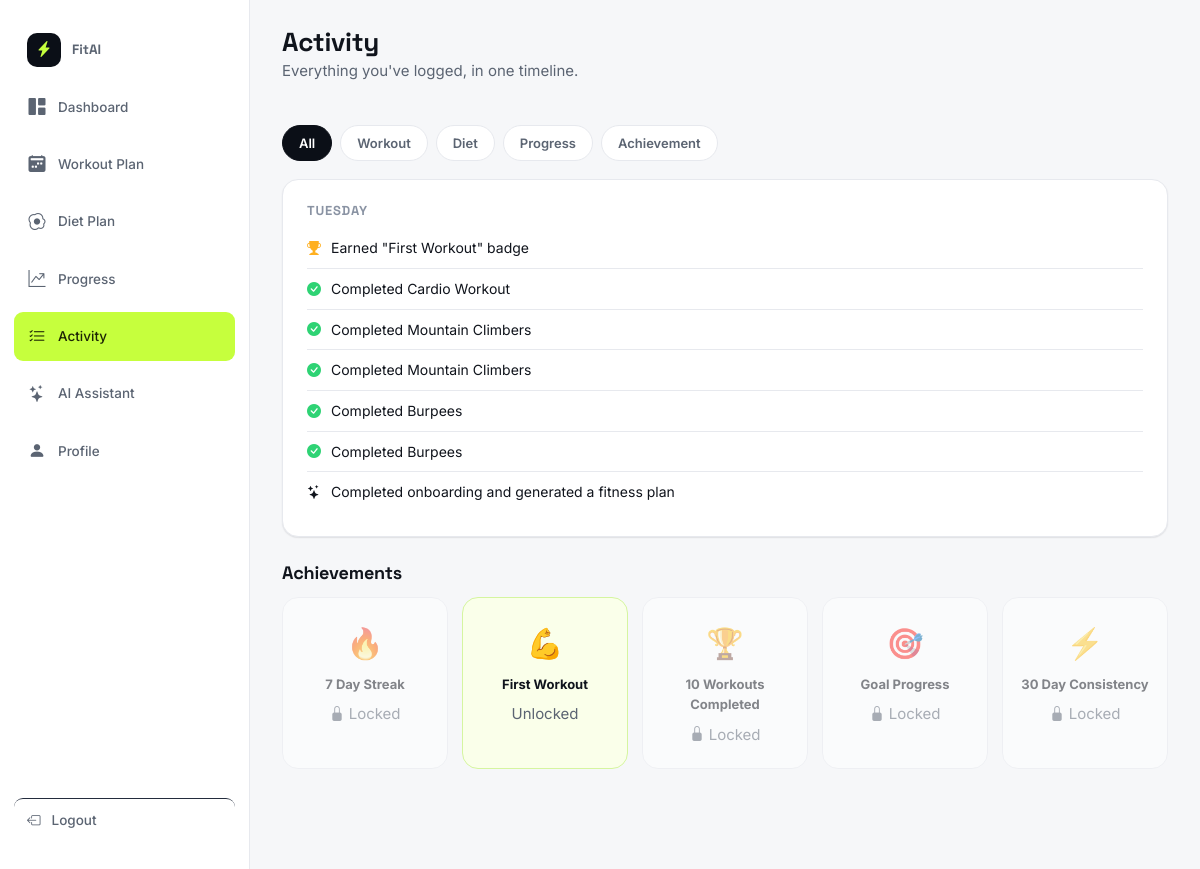
/dashboard/activity/ (signed in), run on the app's committed database.
### core/models.py (models this page shows)
class ActivityLog(models.Model):
    TYPE_CHOICES = [("workout", "Workout"), ("diet", "Diet"), ("progress", "Progress"), ("achievement", "Achievement")]
    user = models.ForeignKey(User, on_delete=models.CASCADE, related_name="activity_logs")
    type = models.CharField(max_length=20, choices=TYPE_CHOICES)
    text = models.CharField(max_length=255)
    icon = models.CharField(max_length=60, default="bi-check-circle-fill")
    icon_tone = models.CharField(max_length=20, default="lime")
    created_at = models.DateTimeField(auto_now_add=True)
    class Meta:
        ordering = ["-created_at"]

### core/views.py (the view)
# urls.py: path("dashboard/activity/", views.activity_view, name="activity"),
@login_required
def activity_view(request):
    profile, _ = m.UserProfile.objects.get_or_create(user=request.user)
    logs = m.ActivityLog.objects.filter(user=request.user)[:60]
    grouped = {}
    today = timezone.now().date()
    for log in logs:
        d = log.created_at.date()
        if d == today:
            label = "Today"
        elif d == today - timezone.timedelta(days=1):
            label = "Yesterday"
        else:
            label = d.strftime("%A")
        grouped.setdefault(label, []).append(log)
    achievements = m.Achievement.objects.filter(user=request.user)
    achievement_map = {a.key: a for a in achievements}
    all_defs = m.Achievement.KEY_CHOICES
    achievement_cards = []
    for key, display in all_defs:
        a = achievement_map.get(key)
        achievement_cards.append({
            "icon": m.Achievement.ICONS.get(key, "⭐"), "title": display,
            "unlocked": bool(a and a.unlocked),
        })
    return render(request, "dashboard/activity.html", {
        "profile": profile, "grouped_activity": grouped, "achievement_cards": achievement_cards,
    })

### core/context_processors.py (called while the page is built)
def ensure_csrf_cookie(request):
    get_token(request)
    return {}

def app_context(request):
    ctx = {}
    if request.user.is_authenticated:
        profile, _ = UserProfile.objects.get_or_create(user=request.user)
        ctx["current_profile"] = profile
        ctx["unread_notifications_count"] = Notification.objects.filter(user=request.user, is_read=False).count()
        ctx["recent_notifications"] = Notification.objects.filter(user=request.user)[:6]
    return ctx

### templates/dashboard/activity.html (shortened to what this page needs)
{% extends "base.html" %}
{% load static %}
{% block extra_css %}<link rel="stylesheet" href="{% static 'css/dashboard.css' %}">{% endblock %}
{% block content %}
<div class="app-shell">
  {% include "components/sidebar.html" with active="activity" %}
  <main class="main-content" id="main-content">
    <div class="topbar">
      <div class="topbar__greeting"><h1>Activity</h1><p class="muted">Everything you've logged, in one timeline.</p></div>
    </div>
    <div class="filter-row" role="tablist" aria-label="Activity filters">
      <button class="filter-chip is-active" data-filter="all">All</button>
      <button class="filter-chip" data-filter="workout">Workout</button>
      <button class="filter-chip" data-filter="diet">Diet</button>
      <button class="filter-chip" data-filter="progress">Progress</button>
      <button class="filter-chip" data-filter="achievement">Achievement</button>
    </div>
    <section class="card card-pad">
      <div class="timeline" id="activityTimeline">
        {% for label, items in grouped_activity.items %}
        <div class="timeline-group">
          <h3>{{ label }}</h3>
          {% for log in items %}
          <div class="timeline-item" data-type="{{ log.type }}"><i class="bi {{ log.icon }} {{ log.icon_tone }}"></i> {{ log.text }}</div>
          {% endfor %}
        </div>
        {% empty %}
        <p class="muted">Nothing logged yet — complete a workout or update your progress to see it here.</p>
        {% endfor %}
      </div>
    </section>
    <section class="section-head" style="margin:26px 0 14px;"><h2>Achievements</h2></section>
    <div class="achievement-grid">
      {% for a in achievement_cards %}
      <div class="achievement-card {% if a.unlocked %}is-unlocked{% else %}is-locked{% endif %}">
        <span class="achievement-card__icon">{{ a.icon }}</span><strong>{{ a.title }}</strong>
        <span class="muted">{% if a.unlocked %}Unlocked{% else %}<i class="bi bi-lock-fill"></i> Locked{% endif %}</span>
      </div>
      {% endfor %}
    </div>
  </main>
</div>
{% endblock %}

### static/css/style.css (style rules this page uses)
:root { --navy-950:#0B0F17; --navy-900:#10151F; --navy-800:#171E2B; --navy-700:#232C3D; --line:#2A3346; --line-soft:#E7E9EE; --paper:#F6F7F9; --surface:#FFFFFF; --ink:#10141C; --ink-soft:#5B6472; --ink-faint:#8A93A3; --lime:#C6FF3D; --lime-ink:#1C2405; --violet:#6C63FF; --violet-soft:#EFEEFF; --red:#FF5C5C; --amber:#FFB020; --green:#2ED374; --r-sm:10px; --r-md:16px; --r-lg:24px; --r-pill:999px; --shadow-sm:0 1px 2px rgba(16,20,28,.06), 0 1px 1px rgba(16,20,28,.04); --shadow-md:0 8px 24px -8px rgba(16,20,28,.16); --shadow-lg:0 20px 48px -16px rgba(16,20,28,.28); --font-display:'Space Grotesk', 'Arial Narrow', sans-serif; --font-body:'Inter', -apple-system, BlinkMacSystemFont, sans-serif; --font-mono:'IBM Plex Mono', ui-monospace, monospace; --container:1240px; }
*,*::before,*::after { box-sizing:border-box; }
html { scroll-behavior:smooth; }
body { margin:0; font-family:var(--font-body); background:var(--paper); color:var(--ink); font-size:15px; line-height:1.55; -webkit-font-smoothing:antialiased; }
h1,h2,h3,h4,h5 { font-family:var(--font-display); color:var(--ink); margin:0 0 .5em; line-height:1.1; letter-spacing:-0.01em; }
p { margin:0 0 1em; }
button { font-family:inherit; }
.card { background:var(--surface); border:1px solid var(--line-soft); border-radius:var(--r-md); box-shadow:var(--shadow-sm); }
.card-pad { padding:24px; }
.muted { color:var(--ink-soft); }
.app-shell { display:flex;height:100vh;overflow:hidden;background:var(--paper); }
.main-content { flex:1;min-width:0;height:100vh;overflow-y:auto;padding:28px 32px 100px; }
.topbar { display:flex;align-items:center;justify-content:space-between;gap:16px;margin-bottom:28px;flex-wrap:wrap; }
.topbar__greeting h1 { font-size:26px;margin-bottom:2px; }

### static/css/responsive.css (style rules this page uses)
html, body { width: 100%; max-width: 100%; overflow-x: hidden; }
body { min-width: 320px; }
* { box-sizing: border-box; }
input, select, textarea, button { max-width: 100%; }

### static/css/dashboard.css (style rules this page uses)
.section-head { display:flex;justify-content:space-between;align-items:center;margin-bottom:18px;gap:12px;flex-wrap:wrap; }
.section-head h2 { font-size:18px;margin:0; }
.filter-row { display:flex;gap:8px;margin-bottom:18px;flex-wrap:wrap; }
.filter-chip { padding:9px 16px;border-radius:var(--r-pill);border:1.5px solid var(--line-soft);background:var(--surface);font-size:13px;font-weight:600;color:var(--ink-soft);cursor:pointer; }
.filter-chip.is-active { background:var(--navy-950);color:#fff;border-color:var(--navy-950); }
.timeline-group h3 { font-size:13px;color:var(--ink-faint);text-transform:uppercase;letter-spacing:.06em;margin:18px 0 10px; }
.timeline-group:first-child h3 { margin-top:0; }
.timeline-item { display:flex;align-items:center;gap:10px;padding:9px 0;font-size:14px;border-bottom:1px solid var(--line-soft); }
.timeline-item:last-child { border-bottom:none; }
.timeline-item i.lime { color:var(--green); }
.timeline-item i.amber { color:var(--amber); }
.achievement-grid { display:grid;grid-template-columns:repeat(5,1fr);gap:14px; }
.achievement-card { background:var(--surface);border:1px solid var(--line-soft);border-radius:var(--r-md);padding:22px 12px; display:flex;flex-direction:column;align-items:center;gap:8px;text-align:center;opacity:.5; }
.achievement-card.is-unlocked { opacity:1;border-color:#D5F5A0;background:#FAFFEA; }
.achievement-card__icon { font-size:30px; }
.achievement-card strong { font-size:13px; }

### data on the page
ActivityLog: label "TUESDAY", text "Earned \"First Workout\" badge"
ActivityLog: text "Completed Cardio Workout"
ActivityLog: text "Completed Mountain Climbers"
ActivityLog: text "Completed Mountain Climbers"
ActivityLog: text "Completed Burpees"
ActivityLog: text "Completed Burpees"
ActivityLog: text "Completed onboarding and generated a fitness plan"

### other printed values
{{ a.icon }} "🔥" "💪" "🏆" "🎯" "⚡"
{{ a.title }} "7 Day Streak" "First Workout" "10 Workouts Completed" "Goal Progress" "30 Day Consistency"
